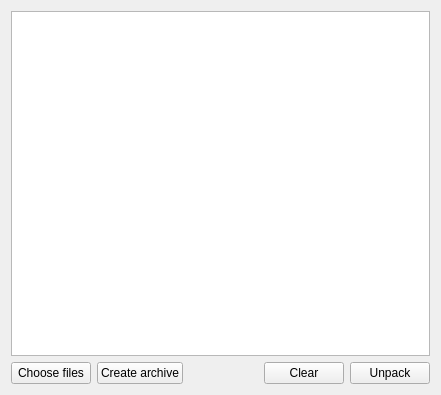
<?xml version="1.0" encoding="UTF-8"?>
<ui version="4.0">
 <class>Widget</class>
 <widget class="QWidget" name="Widget">
  <property name="geometry">
   <rect>
    <x>0</x>
    <y>0</y>
    <width>441</width>
    <height>395</height>
   </rect>
  </property>
  <property name="windowTitle">
   <string>Widget</string>
  </property>
  <layout class="QGridLayout" name="gridLayout">
   <item row="0" column="0">
    <widget class="QListWidget" name="listWidget"/>
   </item>
   <item row="1" column="0">
    <layout class="QHBoxLayout" name="horizontalLayout">
     <item>
      <widget class="QPushButton" name="chooseFilesButton">
       <property name="text">
        <string>Choose files</string>
       </property>
      </widget>
     </item>
     <item>
      <widget class="QPushButton" name="CreateArchiveButton">
       <property name="text">
        <string>Create archive</string>
       </property>
      </widget>
     </item>
     <item>
      <spacer name="horizontalSpacer">
       <property name="orientation">
        <enum>Qt::Horizontal</enum>
       </property>
       <property name="sizeHint" stdset="0">
        <size>
         <width>98</width>
         <height>20</height>
        </size>
       </property>
      </spacer>
     </item>
     <item>
      <widget class="QPushButton" name="clearButton">
       <property name="text">
        <string>Clear</string>
       </property>
      </widget>
     </item>
     <item>
      <widget class="QPushButton" name="unpackButton">
       <property name="text">
        <string>Unpack</string>
       </property>
      </widget>
     </item>
    </layout>
   </item>
  </layout>
 </widget>
 <resources/>
 <connections/>
</ui>
